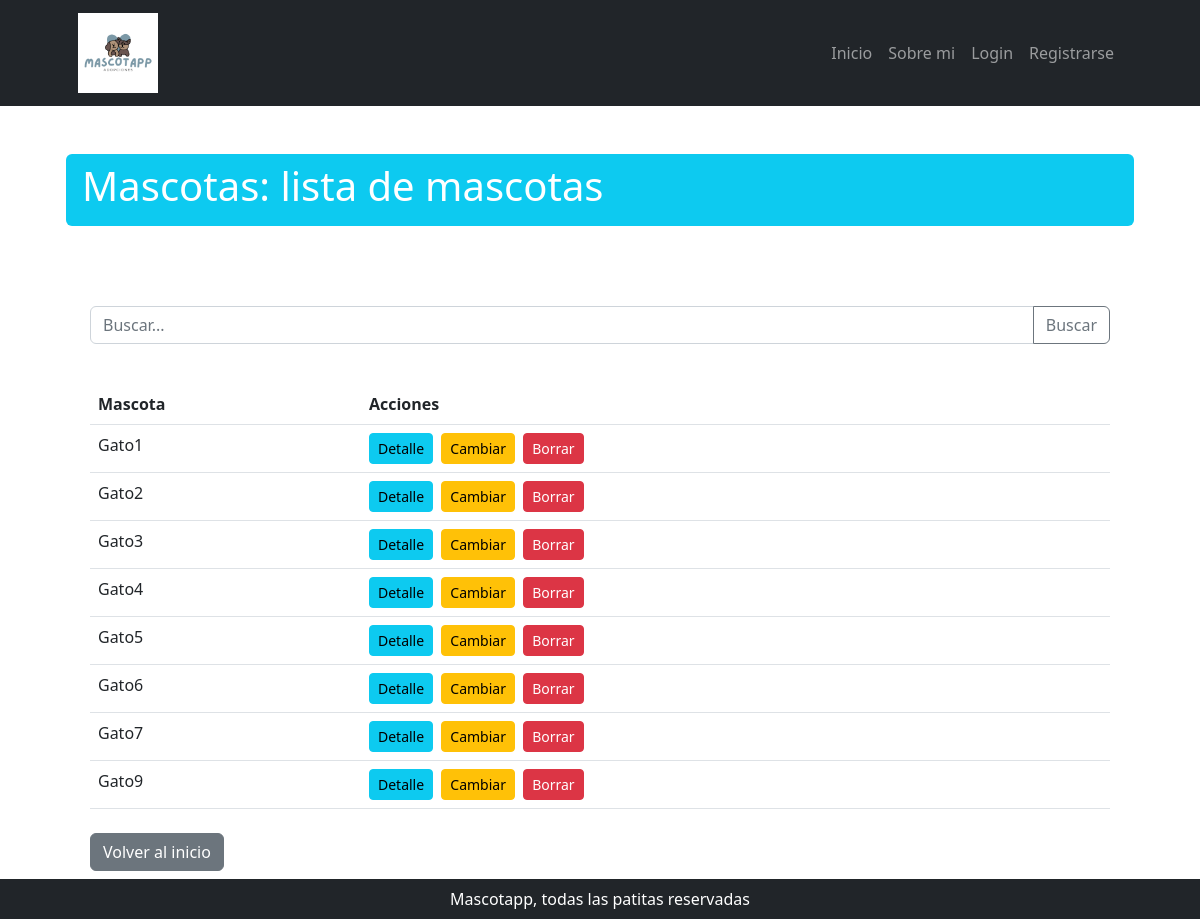
Page /mascota/lista/ on the earlier database version.
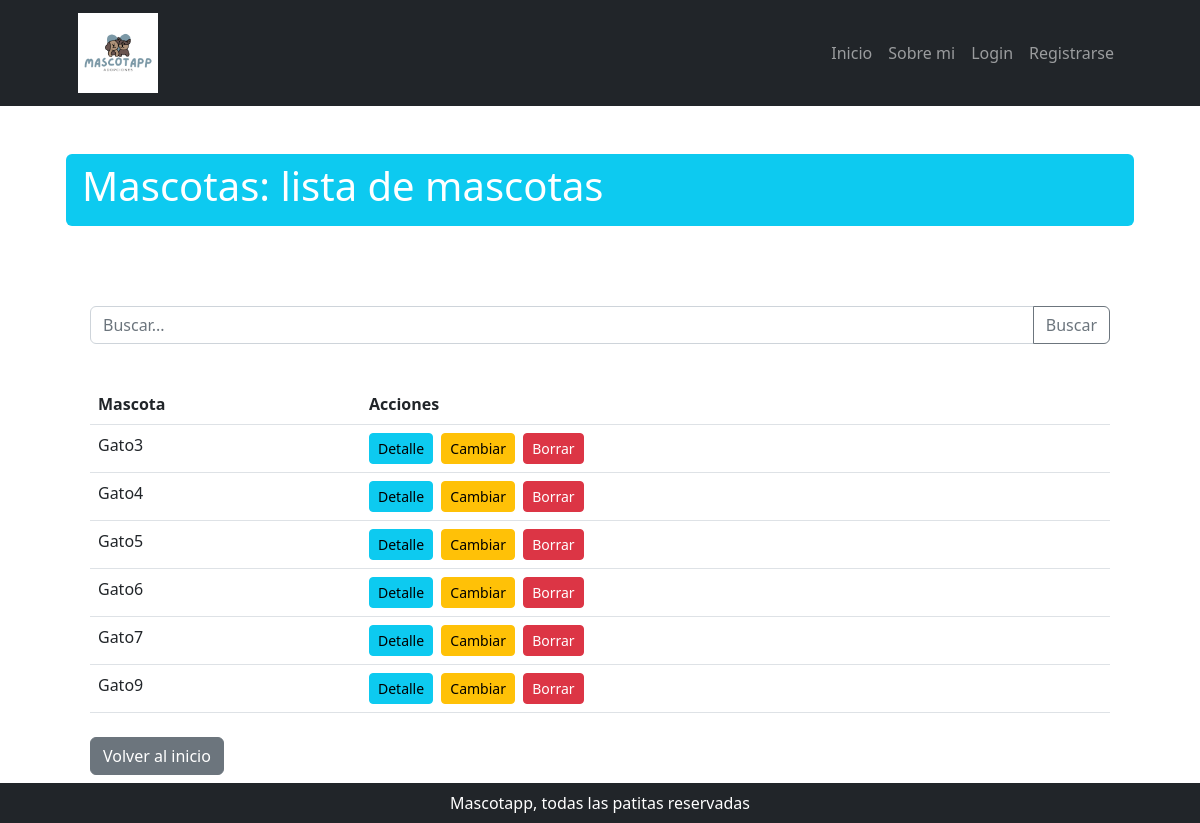
Same page on the later database version.
### mascota/models.py (models this page shows, shortened)
class Mascota(models.Model):
    categoria_id = models.ForeignKey(
        MascotaCategoria, null = True, blank = True, on_delete = models.SET_NULL, verbose_name = "categoría de mascota"
    )
    adoptada            = models.BooleanField(default=False)
    nombre              = models.CharField(max_length=100)
    especie             = models.CharField(max_length=100)
    tamano              = models.CharField(max_length=100)
    edad                = models.IntegerField()
    descripcion         = models.TextField(null=True, blank=True, verbose_name="descripción")
    fecha_actualizacion = models.DateField(
        null = True, blank = True, default = timezone.now, editable = False, verbose_name = "fecha de actualización"
    )
    class Meta:
        verbose_name = "mascota"
        verbose_name_plural = "mascotas"

### mascota/views.py (the view)
# urls.py: path("lista/", MascotaList.as_view(), name="mascota_list"),
class MascotaList(ListView):
    model = Mascota
    template_name = 'mascota/mascota_list.html'
    context_object_name = 'mascotas'

### mascota/templates/mascota/mascota_list.html
{% extends 'core/base.html' %}
{% block titulo %}
Mascotas: lista de mascotas
{% endblock titulo %}
{% block contenido %}
<section class="container my-5">
    <section class="py-4">
        <form class="input-group mb-3" action="{% url 'mascota:mascota_list' %}" method="get">
            <input type="text" class="form-control" name="consulta" placeholder="Buscar..." aria-label="Buscar">
            <button class="btn btn-outline-secondary" type="submit" id="button-addon2">Buscar</button>
        </form>
    </section>
    {%if not object_list%}
        <p>No tenemos mascotas en adopción actualmente! 🥳</p>
    {%else%}
    <table class="table table-hover">
        <thead>
            <tr>
                <th scope="col">Mascota</th>
                <th scope="col">Acciones</th>
            </tr>
        </thead>
        <tbody>
            {% for mascota in object_list %}
            <tr>
                <td>{{ mascota.nombre }}</td>
                <td>
                    <a class="btn btn-info btn-sm me-1"
                        href="{% url 'mascota:detalle_mascota' mascota.id %}">Detalle</a>
                    <a class="btn btn-warning btn-sm me-1"
                        href="{% url 'mascota:actualizar_mascota' mascota.id %}">Cambiar</a>
                    <a class="btn btn-danger btn-sm" href="{% url 'mascota:mascota_confirm_delete' mascota.id %}">Borrar</a>
                </td>
            </tr>
            {% endfor %}
        </tbody>
    </table>
    {%endif%}
    <section class="mt-4">
        <a class="btn btn-secondary" href="{% url 'core:home' %}" role="button">Volver al inicio</a>
    </section>
</section>
{% endblock contenido %}

### core/templates/core/base.html (shortened to what this page needs)
{% load static %}
<!DOCTYPE html>
<html lang="es">
    <head>
        <link href="{% static 'core/css/styles.css' %}" rel="stylesheet" />
    </head>
    <body>
        <nav class="navbar navbar-expand-lg navbar-dark bg-dark">
            <div class="container px-5">
                <a class="navbar-brand" href="{% url 'core:home' %}"><img src="{% static "core/img/logo.webp.png" %}" alt="Mascotapp"></a>
                <div class="collapse navbar-collapse" id="navbarSupportedContent">
                    <ul class="navbar-nav ms-auto mb-2 mb-lg-0">
                        <li class="nav-item"><a class="nav-link {% if request.path == '/' %} active {% endif %}" aria-current="page" href="{% url 'core:home' %}">Inicio</a></li>
                        <li class="nav-item"><a class="nav-link {% if request.path == '/sobre-mi/' %} active {% endif %}" href="{% url 'core:sobre_mi' %}">Sobre mi</a></li>
                        {% if user.is_authenticated %}
                            <li class="nav-item"><a class="nav-link {% if request.path == '/mascota/' %} active {% endif %}" href="{% url 'mascota:mascota_list' %}">Mascotas</a></li>
                            <li class="nav-item"><a class="nav-link {% if request.path == '/adopcion/' %} active {% endif %}" href="{% url 'adopcion:adopcion_list' %}">Pedidos de adopción</a></li>
                            <li class="nav-item"><a class="nav-link text-bg-info">{{ user.username }}</a></li>
                            <li class="nav-item">
                                <form action="{% url 'core:logout' %}" method="post">
                                    {% csrf_token %}
                                    <button type="submit" class="btn btn-dark">Cerrar sesión</button>
                                </form>
                            </li>
                        {% else %}
                            <li class="nav-item"><a class="nav-link {% if request.path == '/login/' %} active {% endif %}" href="{% url 'core:login' %}">Login</a></li>
                            <li class="nav-item"><a class="nav-link {% if request.path == '/register/' %} active {% endif %}" href="{% url 'core:register' %}">Registrarse</a></li>
                        {% endif %}
                    </ul>
                </div>
            </div>
        </nav>
        <div class="container px-4 px-lg-5">
            <div class="row align-items-center my-5">
                <h1 class="pb-lg-3 text-white bg-info px-3 py-2 rounded">
                    {% block titulo %}{% endblock titulo %}
                </h1>
            </div>
            {% block contenido %}
            {% endblock contenido %}
        </div>
        {% include 'core/components/footer.html' %}
    </body>
</html>

### core/templates/core/components/footer.html
<footer class="py-2 bg-dark fixed-bottom">
    <div class="container px-4 px-lg-5">
        <p class="m-0 text-center text-white">Mascotapp, todas las patitas reservadas</p>
    </div>
</footer>

Differences in the rows shown:
removed Mascota: nombre "Gato1"
removed Mascota: nombre "Gato2"
